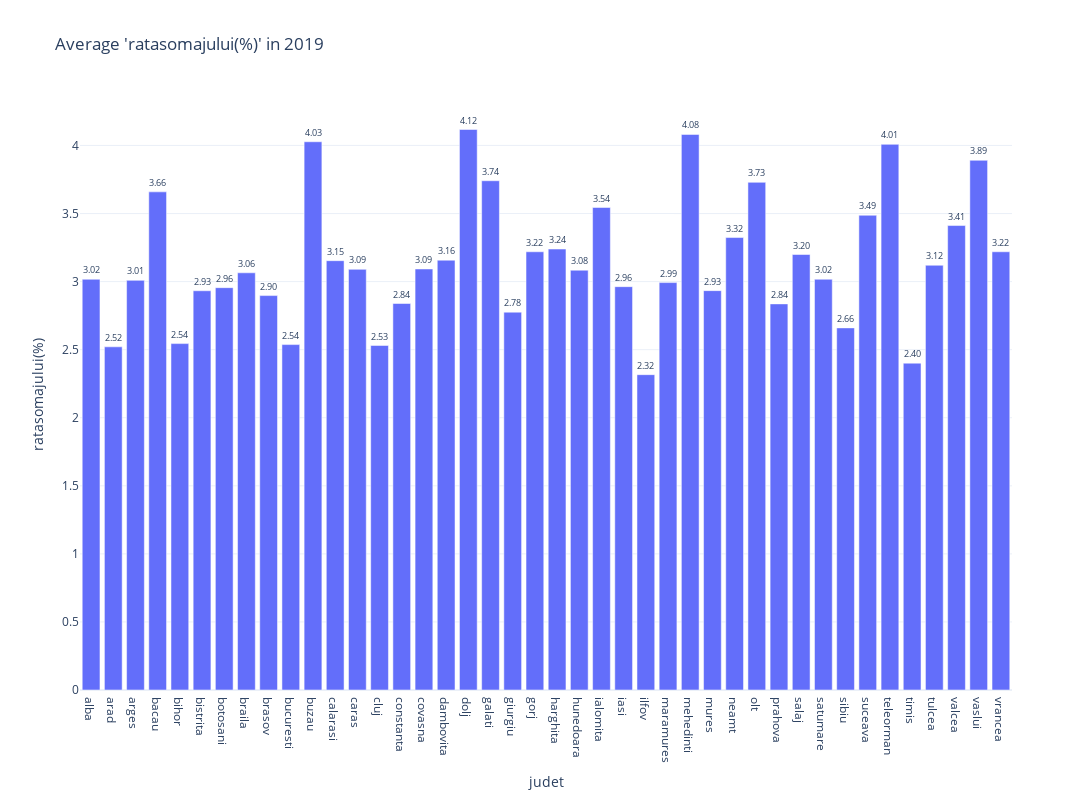

Here is the notebook cell this chart was saved with:
### Code cell
all_data_2019 = all_data[all_data['year'] == 2019]
average_data = all_data_2019.groupby('judet')['ratasomajului(%)'].mean().reset_index()
# Create a bar chart using Plotly Express
fig = px.bar(average_data, x='judet', y='ratasomajului(%)',
             text='ratasomajului(%)', title="Average 'ratasomajului(%)' in 2019",
             width=2300, height=800, template='plotly_white')

fig.update_traces(texttemplate='%{text:.2f}', textposition='outside')

fig.show()

### Figure 1 — Plotly figure (JSON) as saved in the notebook; plotly's stock layout.template omitted (floating-point values rounded to 4 significant figures)
{"data": [{"alignmentgroup": "True", "hovertemplate": "judet=%{x}<br>ratasomajului(%)=%{text}<extra></extra>", "legendgroup": "", "marker": {"color": "#636efa", "pattern": {"shape": ""}}, "name": "", "offsetgroup": "", "orientation": "v", "showlegend": false, "text": [3.017, 2.521, 3.009, 3.659, 2.545, 2.933, 2.955, 3.065, 2.897, 2.537, 4.027, 3.154, 3.09, 2.531, 2.839, 3.093, 3.157, 4.117, 3.741, 2.775, 3.219, 3.239, 3.084, 3.545, 2.963, 2.316, 2.993, 4.081, 2.934, 3.324, 3.729, 2.836, 3.199, 3.017, 2.66, 3.487, 4.008, 2.401, 3.12, 3.412, 3.891, 3.219], "textposition": "outside", "texttemplate": "%{text:.2f}", "type": "bar", "x": ["alba", "arad", "arges", "bacau", "bihor", "bistrita", "botosani", "braila", "brasov", "bucuresti", "buzau", "calarasi", "caras", "cluj", "constanta", "covasna", "dambovita", "dolj", "galati", "giurgiu", "gorj", "harghita", "hunedoara", "ialomita", "iasi", "ilfov", "maramures", "mehedinti", "mures", "neamt", "olt", "prahova", "salaj", "satumare", "sibiu", "suceava", "teleorman", "timis", "tulcea", "valcea", "vaslui", "vrancea"], "xaxis": "x", "y": [3.017, 2.521, 3.009, 3.659, 2.545, 2.933, 2.955, 3.065, 2.897, 2.537, 4.027, 3.154, 3.09, 2.531, 2.839, 3.093, 3.157, 4.117, 3.741, 2.775, 3.219, 3.239, 3.084, 3.545, 2.963, 2.316, 2.993, 4.081, 2.934, 3.324, 3.729, 2.836, 3.199, 3.017, 2.66, 3.487, 4.008, 2.401, 3.12, 3.412, 3.891, 3.219], "yaxis": "y"}], "layout": {"barmode": "relative", "height": 800, "legend": {"tracegroupgap": 0}, "title": {"text": "Average 'ratasomajului(%)' in 2019"}, "width": 2300, "xaxis": {"anchor": "y", "domain": [0, 1], "title": {"text": "judet"}}, "yaxis": {"anchor": "x", "domain": [0, 1], "title": {"text": "ratasomajului(%)"}}}}
